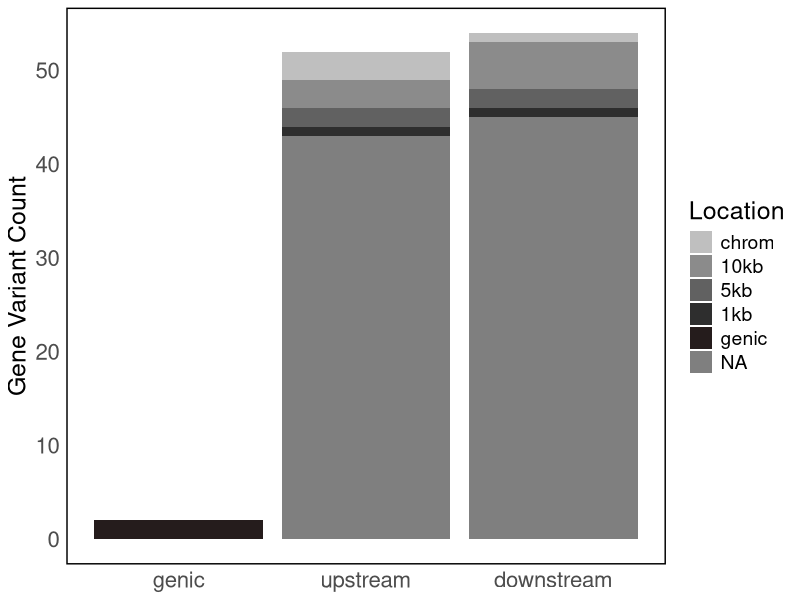
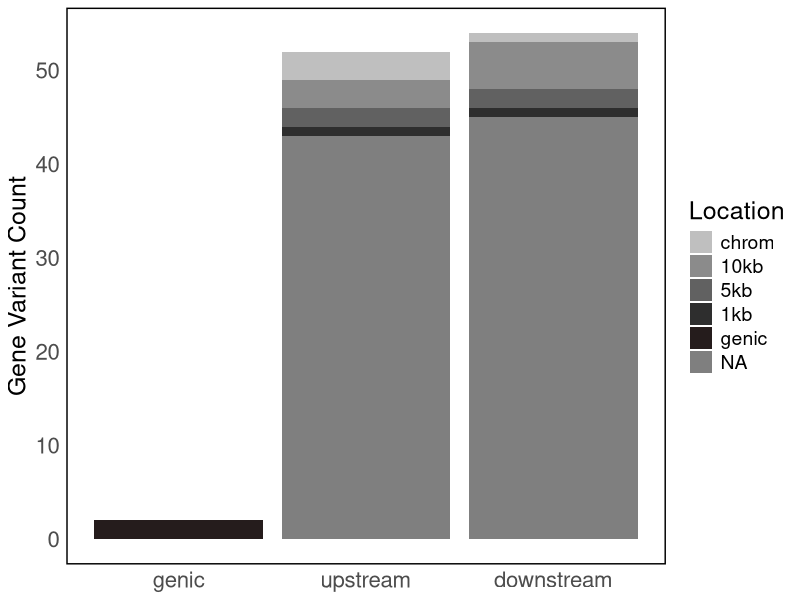

The R script that drew these images, in order:
###########################################################################
## Create a figure to communicate distances bw variants and transcripts ##
###########################################################################

### load in data
data<- read.csv("temp_tables/RNA_comparisons_summary.csv", header=TRUE)

View(data)
## counts column gives total (e.g. the variants within 1kb are also counted 
## in the 5kb category)
## exclusive column gives just that bin (e.g. variants between 1-5 kb, but not 
## less than 1kb for the 5kb row)
#------------------------------------------------------------------------------
# Load necessary library
library(ggplot2)
library(dplyr)
library(stringr)
#------------------------------------------------------------------------------
# Categorize upstream

### relevel bars: 
data$Position<-factor(data$Position, levels = c("genic", "upstream", "downstream"))
#data$Location<-factor(data$Location, levels = c("genic", "1kb", "5kb", "10kb", "chrom"))
data$Location<-factor(data$Location, levels = c("chrom", "10kb", "5kb", "1kb", "genic"))
### Barplot of proportions for comparison
barplot<-ggplot(data, aes(x = Position, y = exclusive, fill = Location)) +
  geom_bar(stat = "identity") +
  theme_minimal() +
  scale_fill_manual(values = colorRampPalette(c( "grey75","grey50", "grey30", "black", "rosybrown"))(length(unique(data$Location))),
                    labels = function(x) str_wrap(x, width = 12))+  # Use the discrete viridis color scale
  labs(x = "Position", y = "Gene Variant Count", fill = "Location") + 
  theme(
    panel.border = element_rect(color = "black", size = 1, fill = "transparent"),  # Transparent fill for the border
    panel.grid.major = element_blank(),  # Removes major gridlines
    panel.grid.minor = element_blank(), 
    axis.text.x = element_text(
      size = 16,  # Increase font size
      angle = 0,  # Rotate the labels to avoid overlap  # Adjust horizontal justification
      vjust = 1  # Adjust vertical justification
    ),  # Increase font size of x-axis tick labels
    axis.text.y = element_text(size = 16),  # Increase font size of y-axis tick labels
    axis.title.y = element_text(size = 18),  # Increase font size of y-axis label
    axis.title.x = element_blank(), 
    legend.text = element_text(size = 14),  # Increase font size of legend text
    legend.title = element_text(size = 18), 
  ) +
  scale_y_continuous(breaks = seq(0, 60, by = 10))
  scale_x_discrete(labels = function(x) str_wrap(x, width = 10))  # Wrap text of x-axis labels

plot(barplot) 
View(data)

#ggsave(filename = "figures/Figure4_annotations_barplot_short.pdf", plot = barplot , width = 6, height = 8)
ggsave(filename = "figures/Figure5_locations_barplot_greyscale.jpeg", plot = barplot , width = 6, height = 8)
